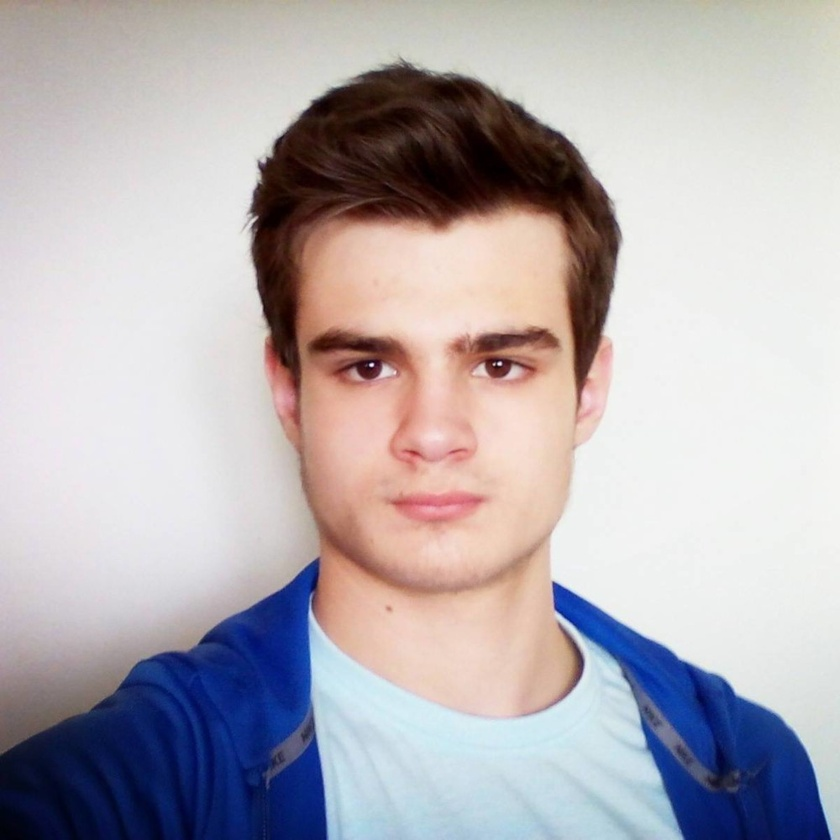
#> input picture data/adam.jpg, 840 x 840 px, shrunk from 1000 x 1000 before the run
$ python distortion.py
#> lines starting #> are read from the running program, lines starting #| are printed output that depends on the picture
import cv2
import numpy as np

img = cv2.imread('../data/adam.jpg')
#> img is the input picture: shape (840, 840, 3); mean B, G, R 179.7, 175.1, 181.1

h, w = img.shape[:2]
#> h = 840; w = 840
focal_length = w
#> focal_length = 840

cam_matrix = np.array([
    [focal_length, 0, w // 2],
    [0, focal_length, h // 2],
    [0, 0, 1]
], dtype=np.float32)

dist_coeffs = np.array([-0.3, 0.1, 0, 0, 0], dtype=np.float32)

new_cam_matrix, _ = cv2.getOptimalNewCameraMatrix(
    cam_matrix, dist_coeffs, (w, h), 1, (w, h)
)

undistorted = cv2.undistort(img, cam_matrix, dist_coeffs, None, new_cam_matrix)
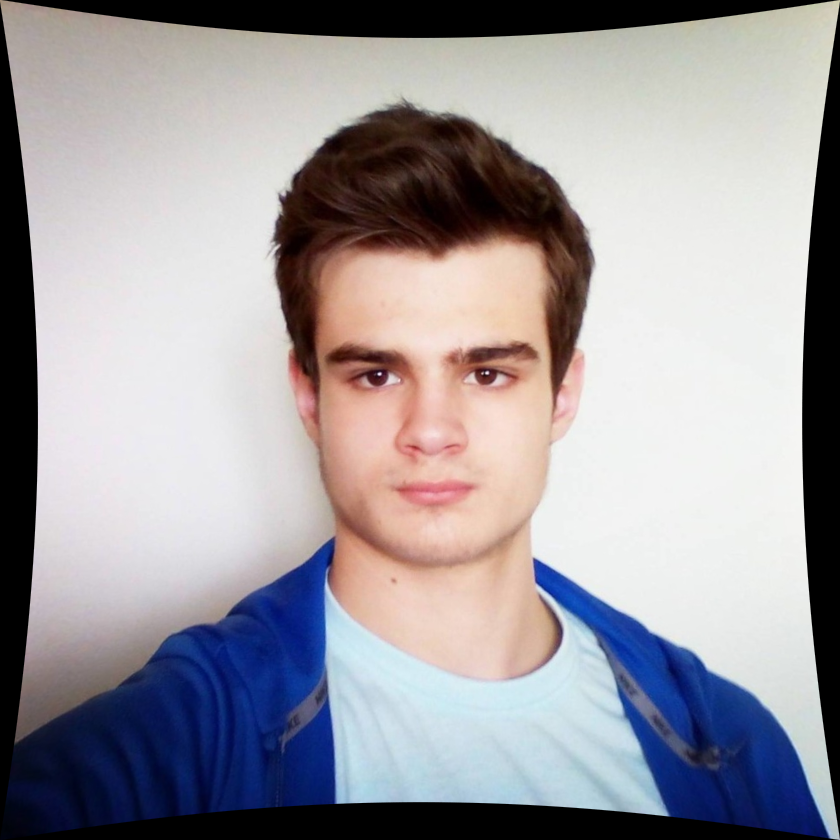
#> undistorted: shape (840, 840, 3); mean B, G, R 158.7, 153.6, 157.3

cv2.imshow('', undistorted)
cv2.waitKey(0)
cv2.destroyAllWindows()
